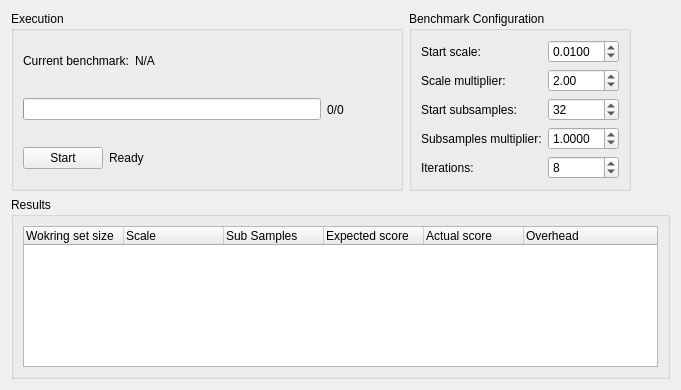
<?xml version="1.0" encoding="UTF-8"?>
<ui version="4.0">
 <class>Elpida::Application::MemoryOverheadView</class>
 <widget class="QWidget" name="MemoryOverheadView">
  <property name="geometry">
   <rect>
    <x>0</x>
    <y>0</y>
    <width>681</width>
    <height>390</height>
   </rect>
  </property>
  <property name="windowTitle">
   <string>Form</string>
  </property>
  <layout class="QGridLayout" name="gridLayout">
   <item row="0" column="2">
    <spacer name="horizontalSpacer_2">
     <property name="orientation">
      <enum>Qt::Orientation::Horizontal</enum>
     </property>
     <property name="sizeHint" stdset="0">
      <size>
       <width>40</width>
       <height>20</height>
      </size>
     </property>
    </spacer>
   </item>
   <item row="1" column="0" colspan="3">
    <widget class="QGroupBox" name="gbMemoryOverheadResults">
     <property name="title">
      <string>Results</string>
     </property>
     <layout class="QHBoxLayout" name="horizontalLayout">
      <item>
       <widget class="QTreeWidget" name="twMemoryOverheadResults">
        <column>
         <property name="text">
          <string>Wokring set size</string>
         </property>
        </column>
        <column>
         <property name="text">
          <string>Scale</string>
         </property>
        </column>
        <column>
         <property name="text">
          <string>Sub Samples</string>
         </property>
        </column>
        <column>
         <property name="text">
          <string>Expected score</string>
         </property>
        </column>
        <column>
         <property name="text">
          <string>Actual score</string>
         </property>
        </column>
        <column>
         <property name="text">
          <string>Overhead</string>
         </property>
        </column>
       </widget>
      </item>
     </layout>
    </widget>
   </item>
   <item row="0" column="0">
    <widget class="QGroupBox" name="gbExecution">
     <property name="sizePolicy">
      <sizepolicy hsizetype="Expanding" vsizetype="Preferred">
       <horstretch>0</horstretch>
       <verstretch>0</verstretch>
      </sizepolicy>
     </property>
     <property name="title">
      <string>Execution</string>
     </property>
     <layout class="QVBoxLayout" name="verticalLayout">
      <item>
       <layout class="QHBoxLayout" name="horizontalLayout_5" stretch="0,1">
        <item>
         <widget class="QLabel" name="lblCurrentBenchmark">
          <property name="text">
           <string>Current benchmark:</string>
          </property>
         </widget>
        </item>
        <item>
         <widget class="QLabel" name="lblCurrentBenchmarkValue">
          <property name="minimumSize">
           <size>
            <width>256</width>
            <height>0</height>
           </size>
          </property>
          <property name="text">
           <string>N/A</string>
          </property>
         </widget>
        </item>
       </layout>
      </item>
      <item>
       <layout class="QHBoxLayout" name="horizontalLayout_4">
        <item>
         <widget class="QProgressBar" name="pbProgress"/>
        </item>
        <item>
         <widget class="QLabel" name="lblProgress">
          <property name="minimumSize">
           <size>
            <width>64</width>
            <height>0</height>
           </size>
          </property>
          <property name="text">
           <string>0/0</string>
          </property>
         </widget>
        </item>
       </layout>
      </item>
      <item>
       <layout class="QHBoxLayout" name="horizontalLayout_2">
        <item>
         <widget class="QPushButton" name="bpStart">
          <property name="text">
           <string>Start</string>
          </property>
         </widget>
        </item>
        <item>
         <widget class="QLabel" name="lblStatus">
          <property name="text">
           <string>Ready</string>
          </property>
         </widget>
        </item>
        <item>
         <spacer name="horizontalSpacer">
          <property name="orientation">
           <enum>Qt::Orientation::Horizontal</enum>
          </property>
          <property name="sizeHint" stdset="0">
           <size>
            <width>40</width>
            <height>20</height>
           </size>
          </property>
         </spacer>
        </item>
       </layout>
      </item>
     </layout>
    </widget>
   </item>
   <item row="0" column="1">
    <widget class="QGroupBox" name="gbBenchmarkConfiguration">
     <property name="title">
      <string>Benchmark Configuration</string>
     </property>
     <layout class="QGridLayout" name="gridLayout_2">
      <item row="4" column="1">
       <widget class="QDoubleSpinBox" name="spnSubSamplesMultiplier">
        <property name="decimals">
         <number>4</number>
        </property>
        <property name="minimum">
         <double>0.001000000000000</double>
        </property>
        <property name="value">
         <double>1.000000000000000</double>
        </property>
       </widget>
      </item>
      <item row="0" column="1">
       <widget class="QDoubleSpinBox" name="spnInitialScale">
        <property name="decimals">
         <number>4</number>
        </property>
        <property name="minimum">
         <double>0.000100000000000</double>
        </property>
        <property name="value">
         <double>0.010000000000000</double>
        </property>
       </widget>
      </item>
      <item row="1" column="0">
       <widget class="QLabel" name="lblMultiplier">
        <property name="text">
         <string>Scale multiplier:</string>
        </property>
       </widget>
      </item>
      <item row="0" column="0">
       <widget class="QLabel" name="lblInitialScale">
        <property name="text">
         <string>Start scale:</string>
        </property>
       </widget>
      </item>
      <item row="3" column="0">
       <widget class="QLabel" name="lblInitialSubSamples">
        <property name="text">
         <string>Start subsamples:</string>
        </property>
       </widget>
      </item>
      <item row="4" column="0">
       <widget class="QLabel" name="lblSubsamplesMultiplier">
        <property name="text">
         <string>Subsamples multiplier:</string>
        </property>
       </widget>
      </item>
      <item row="3" column="1">
       <widget class="QSpinBox" name="spnInitialSubSamples">
        <property name="minimum">
         <number>1</number>
        </property>
        <property name="maximum">
         <number>1000000000</number>
        </property>
        <property name="value">
         <number>32</number>
        </property>
       </widget>
      </item>
      <item row="1" column="1">
       <widget class="QDoubleSpinBox" name="spnScaleMultiplier">
        <property name="value">
         <double>2.000000000000000</double>
        </property>
       </widget>
      </item>
      <item row="5" column="0">
       <widget class="QLabel" name="lblIterations">
        <property name="text">
         <string>Iterations:</string>
        </property>
       </widget>
      </item>
      <item row="5" column="1">
       <widget class="QSpinBox" name="spnIterations">
        <property name="minimum">
         <number>1</number>
        </property>
        <property name="value">
         <number>8</number>
        </property>
       </widget>
      </item>
     </layout>
    </widget>
   </item>
  </layout>
 </widget>
 <resources/>
 <connections/>
</ui>
